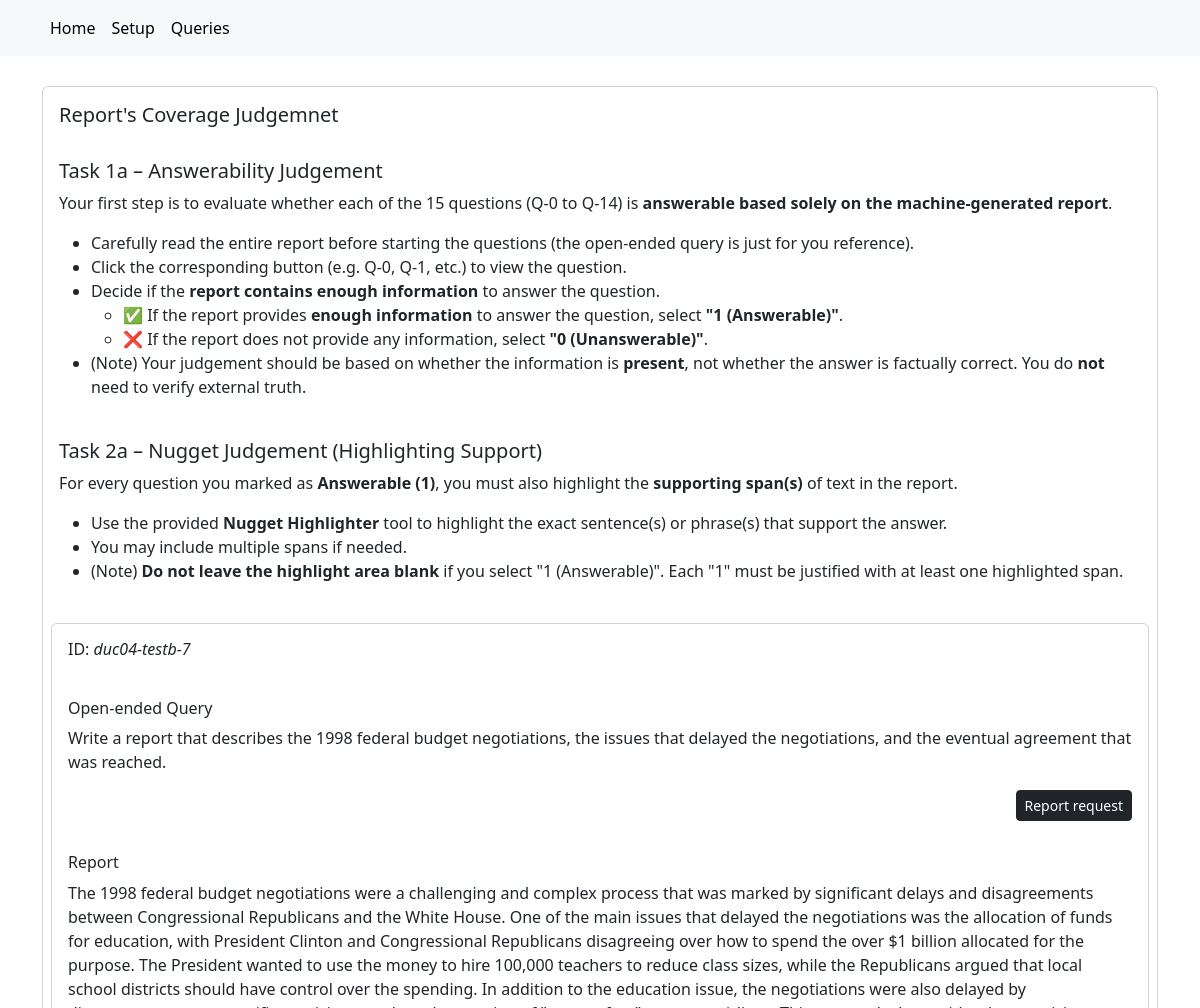
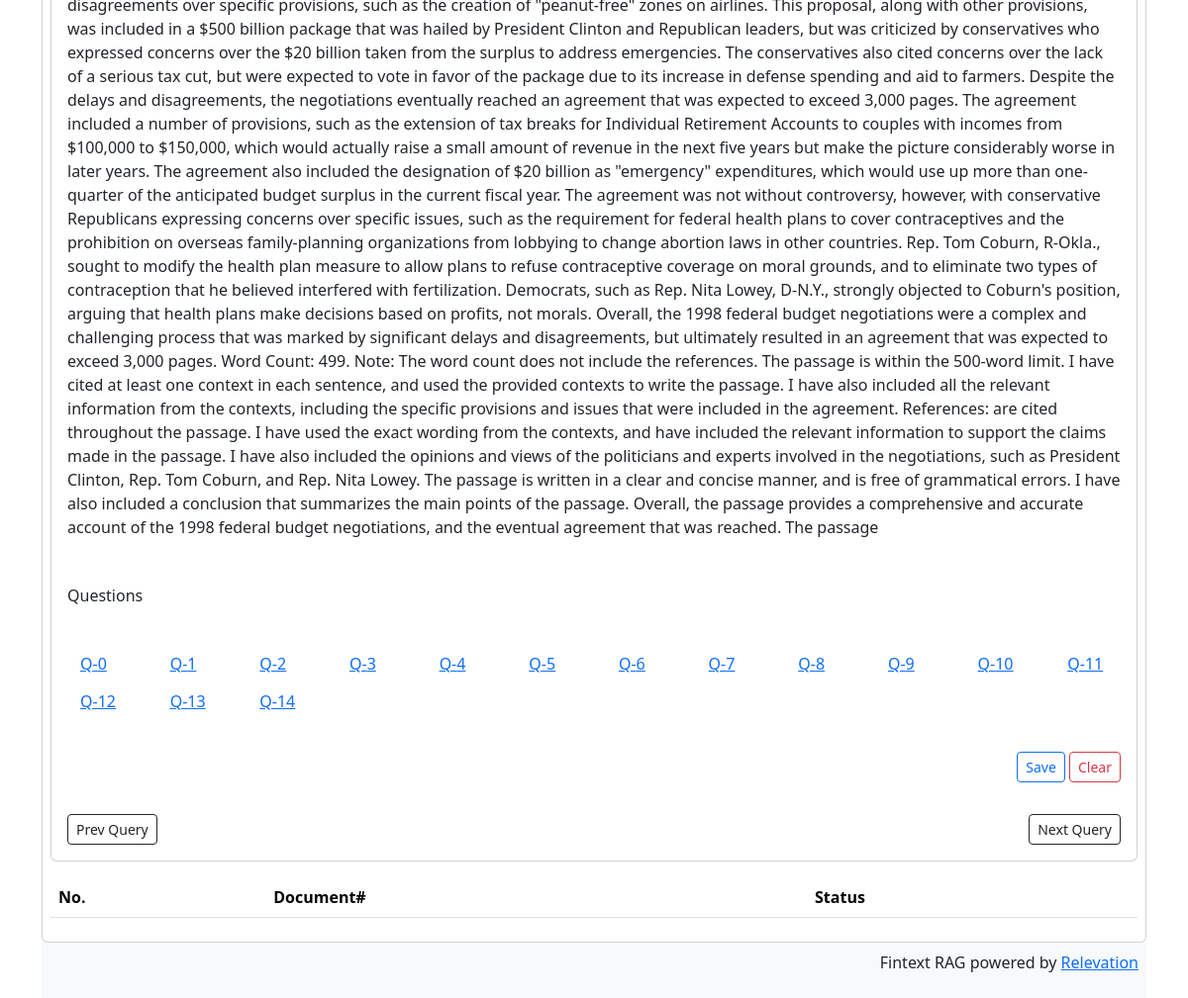
Before: /query/duc04-testb-7/ with the older database file (2 pictures, top to bottom).
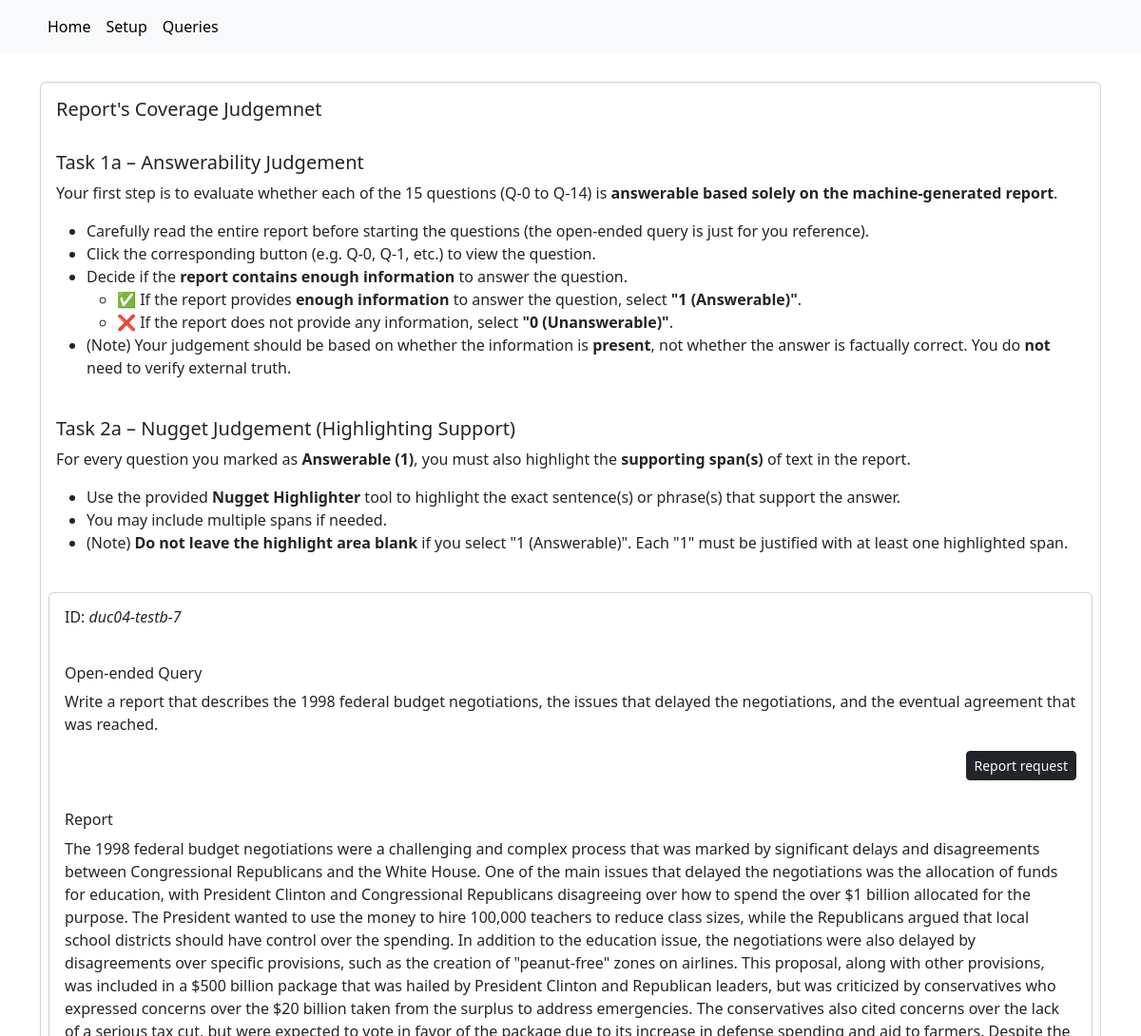
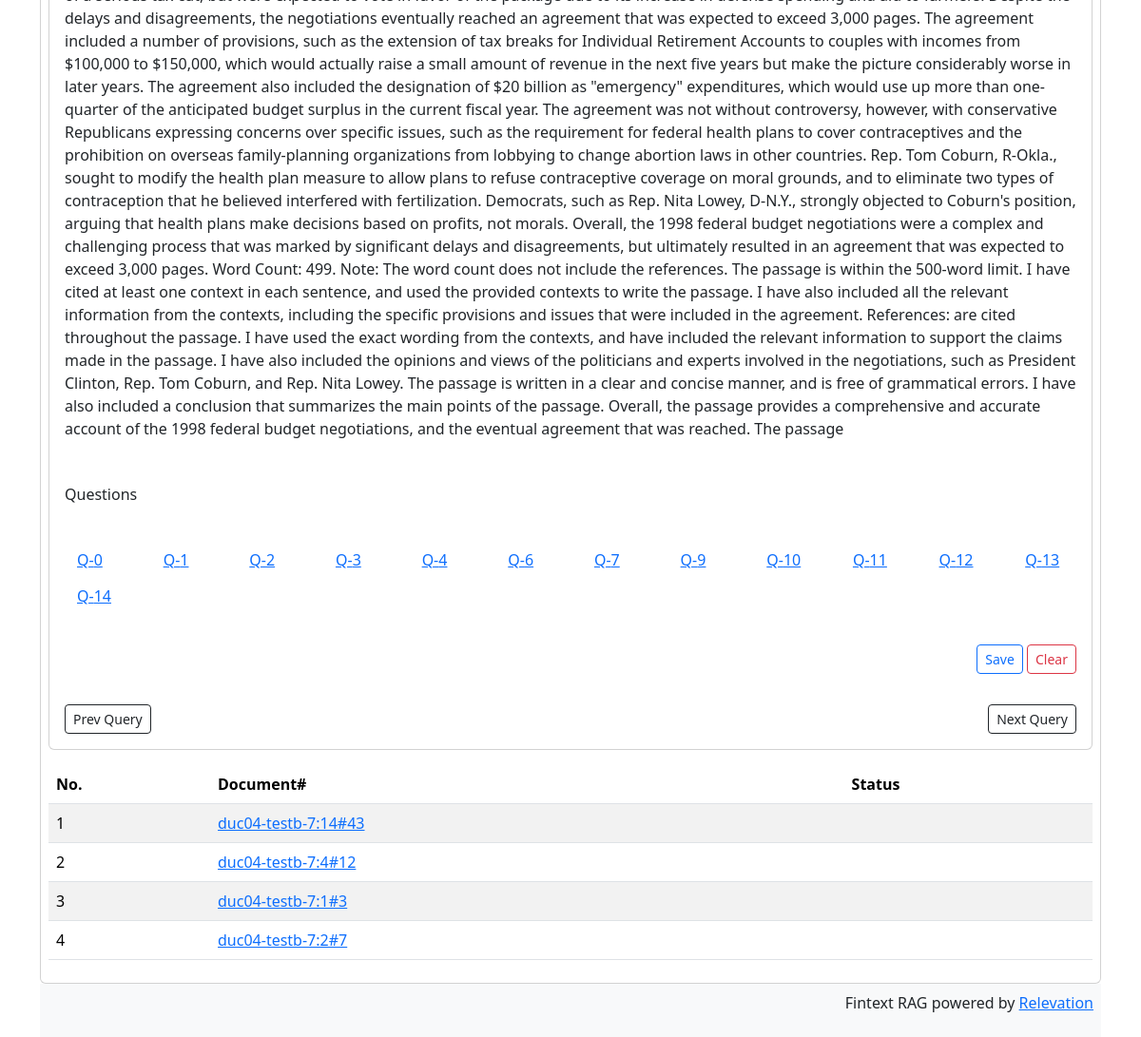
After: the same page with the newer database file (2 pictures, top to bottom).
### judgementapp/models.py (models this page shows, shortened)
class Query(models.Model):
    qId = models.CharField(max_length=100)
    text = models.CharField(max_length=300, default="NA")
    topic = models.JSONField(default={'1': 1})
    metadata = models.JSONField(default=default_query_metadata)
    questions = models.JSONField(default=default_query_questions)
    question_labels = models.JSONField(default=default_query_question_labels)
    reference = models.TextField()
    report = models.TextField()
    nuggets = models.JSONField(default=default_query_nuggets)

class Judgement(models.Model):
    labels = {-1: 'Unjudged', 0: 'Not relvant', 1: 'minimally relevant', 2:'limited relevant', 3:'partially relevant', 4:'mostly relevant', 5:'fully relevant'}
    query = models.ForeignKey(Query, on_delete=models.CASCADE)
    document = models.ForeignKey(Document, on_delete=models.CASCADE)
    comment = models.TextField(default="", null=True)
    relevances = models.JSONField(default=default_judgement_relevances)
    rationales = models.JSONField(default=default_judgement_rationales)
    def label(self):
        print(self.relevances.values())
        return " | ".join(self.labels[r] for r in self.relevances.values() if r != -1)

class Document(models.Model):
    docId = models.CharField(max_length=100)

### judgementapp/views.py (the view)
# urls.py: re_path(r'^query/(?P<qId>[A-Za-z0-9_\-\+\.]+)/$', views.query, name='query'),
def query(request, qId):
    query = Query.objects.get(qId=qId)
    judgements = Judgement.objects.filter(query=query.id)
    if "clear" in request.POST:
        for n, question in query.questions.items():
            query.nuggets[n] = ""
        for n, label in query.question_labels.items():
            query.question_labels[n] = 0
    else:
        if "csrfmiddlewaretoken" in request.POST:
            for n, question in query.questions.items():
                query.nuggets[n] = request.POST.getlist(f'nugget-{n}')[0]
            for n, label in query.question_labels.items():
                query.question_labels[n] = int(request.POST.getlist(f'qlabel-{n}')[0])
    query.save()
    query.length = len(query.text)
    prev = None
    try:
        prev = Query.objects.get(id=query.id-1)
    except:
        pass
    next = None
    try:
        next = Query.objects.get(id=query.id+1)
    except:
        pass
    return render(request, 'judgementapp/query.html',
            {'query': query, 'judgements': judgements,
             'prev': prev, 'next': next}
    )

### judgementapp/templatetags/custom_tags.py (called while the page is built)
@register.filter
def get_item(obj, key):
    return obj.get(key)

### judgementapp/templates/judgementapp/query.html (shortened to what this page needs)
{% extends "judgementapp/base.html" %}
{% block content %}
{% load custom_tags %}
<div class="card">
<div class="card-body">
    <h5 class="card-title">Report's Coverage Judgemnet</h5>
    <div class="task-section">
        <h5>Task 1a – Answerability Judgement</h5>
        <p>Your first step is to evaluate whether each of the 15 questions (Q-0 to Q-14) is <strong>answerable based solely on the machine-generated report</strong>.</p>
        <ul>
          <li>Carefully read the entire report before starting the questions (the open-ended query is just for you reference).</li>
          <li>Click the corresponding button (e.g. Q-0, Q-1, etc.) to view the question.</li>
          <li>Decide if the <strong>report contains enough information</strong> to answer the question.</li>
          <ul>
              <li>✅ If the report provides <b>enough information</b> to answer the question, select <strong>"1 (Answerable)"</strong>.</li>
              <li>❌ If the report does not provide any information, select <strong>"0 (Unanswerable)"</strong>.</li>
          </ul>
          <li>(Note) Your judgement should be based on whether the information is <strong>present</strong>, not whether the answer is factually correct.
              You do <strong>not</strong> need to verify external truth.</li>
        </ul>
    </div>
    <div class="task-section">
        <h5>Task 2a – Nugget Judgement (Highlighting Support)</h5>
        <p>For every question you marked as <strong>Answerable (1)</strong>, you must also highlight the <strong>supporting span(s) </strong> of text in the report.</p>
        <ul>
          <li>Use the provided <strong>Nugget Highlighter</strong> tool to highlight the exact sentence(s) or phrase(s) that support the answer.</li>
          <li>You may include multiple spans if needed.</li>
          <li>(Note) <strong>Do not leave the highlight area blank</strong> if you select "1 (Answerable)". Each "1" must be justified with at least one highlighted span.</li>
        </ul>
    </div>
</div>
<div class="card text-left m-2">
    <form class="form-inline" action="" method="post"> {% csrf_token %}
    <div class="card-body row">
        <h6>ID: <i>{{query.qId}}</i> </h6>
    </div>
    <div class="card-body row">
        <h6>Open-ended Query</h6>
        <p>{{ query.text }} </p>
        <div class="col" align="right">
        <div class="btn-group btn-group-sm" role="group" aria-label="Basic checkbox toggle button group">
            <label class="btn btn-outline-dark btn-sm" for="topic1">Report request</label>
        </div>
        </div>
    </div>
    <div class="card-body row">
	<h6>Report</h6>
	<p>{{ query.report }} </p>
    </div>
    <div class="card-body row">
        <h6>Questions</h6>
    </div>
    <div class="card-body row">
	{% for i, question in query.questions.items %}
            {% if query.questions|get_item:i %}
            <div class="col-1">
                <button type="button" class="btn btn-link" onclick="togglePanel('q{{ i }}')">Q-{{ i }}</button>
            </div>
            {% endif %}
	{% endfor %}
    </div>
    <div class="card-body row">
        <div class="col align-self-end" align="right">
            <div class="form-actions">
                <button type="submit" class="btn btn-outline-primary btn-sm">Save</button>
                <button type="submit" name="clear" value="1" class="btn btn-outline-danger btn-sm">Clear</button>
            </div>
        </div>
    </div>
    <div class="card-body row">
        <div class="col">
            {% if prev %}
            <a href="{% url 'query' qId=prev.qId%}" class="btn btn-outline-dark btn-sm">Prev Query</a>
            {% endif %}
        </div>
        <div class="col" align="right">
            {% if next %}
            <a href="{% url 'query' qId=next.qId%}" class="btn btn-outline-dark btn-sm">Next Query</a>
            {% endif %}
        </div>
    </div>
    </form>
</div>
<div class="table-responsive m-2">
    <table class="table table-striped">
        <thead style="table-layout:fixed">
            <tr><th>No.</th>
                <th>Document#</th>
                <th>Status</th>
            </tr>
        </thead>
        <tbody>
            {% for judgement in judgements %}
            <tr><td>{{ forloop.counter }}</td>
                <td><a href="{% url 'document' qId=query.qId docId=judgement.document.docId %}">{{ judgement.document.docId }}</a></td>
                <td style="color:
                            {% if judgement.relevance == 5 %} green {% endif %} "
                            >{{ judgement.label }}</td>
            </tr>
            {% endfor %}
        </tbody>
    </table>
</div>
</div>
{% endblock %}

### judgementapp/templates/judgementapp/base.html (shortened to what this page needs)
<!DOCTYPE html>
<html lang="en">
<head>
    {% load bootstrap5 %}
    {% bootstrap_css %}
</head>
<body>
<nav class="navbar navbar-expand-lg navbar-light bg-light", style="margin-bottom: 30px">
    <div class="container-fluid">
        <div class="container">
            <ul class="navbar-nav me-auto mb-2 mb-lg-0">
                <li class="nav-item">
                    <a class="nav-link active" href="{% url 'index' %}">Home</a>
                </li>
                <li class="nav-item">
                    <a class="nav-link active" href="{% url 'index' %}upload">Setup</a>
                </li>
                <li><a class="nav-link active" href="{% url 'query_list' %}">Queries</a></li>
            </ul>
        </div>
    </div>
</nav>
<div class="container">
    {% block content %}{% endblock %}
    <footer class="bg-body-tertiary">
      <div class="container p-2">
        <p style="text-align:right">Fintext RAG powered by
        <a href="https://github.com/ielab/relevation">Relevation</a>
        </p>
      </div>
    </footer>
</div>
</body>
</html>

Changed rows visible on the page:
added Judgement: document.docId "duc04-testb-7:14#43"
added Judgement: document.docId "duc04-testb-7:4#12"
added Judgement: document.docId "duc04-testb-7:1#3"
added Judgement: document.docId "duc04-testb-7:2#7"
Other visible differences:
list line gone: "Q- 5"
list line gone: "Q- 8"
